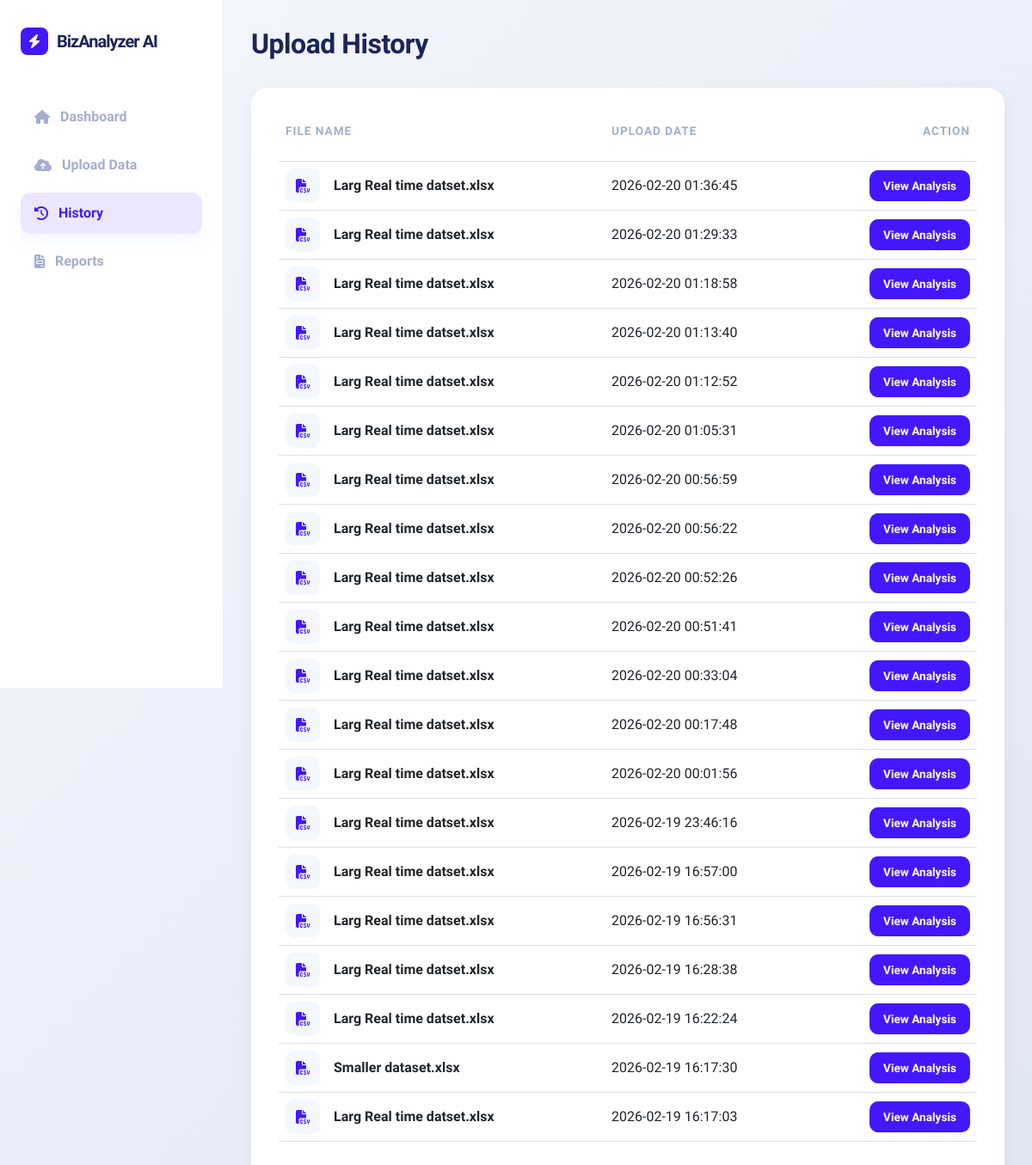
The app's page /history with its own data.
### tables this page shows
CREATE TABLE upload_history (
            id INTEGER PRIMARY KEY AUTOINCREMENT,
            user_id INTEGER,
            file_name TEXT,
            upload_time TIMESTAMP DEFAULT CURRENT_TIMESTAMP
        );

### app.py (the view)
@app.route("/history")
def history():
    user_id = session.get('user_id', 1) # Default to 1 if not logged in (minimal logic)
    conn = get_db_connection()
    history_data = conn.execute('SELECT file_name, upload_time FROM upload_history WHERE user_id = ? ORDER BY upload_time DESC',
                                (user_id,)).fetchall()
    conn.close()
    return render_template("history.html", history=history_data)

### app.py (called while the page is built)
def get_db_connection():
    conn = sqlite3.connect(DB_PATH)
    conn.row_factory = sqlite3.Row
    return conn

### templates/history.html (shortened to what this page needs)
<!DOCTYPE html>
<html lang="en">
<head>
    <link href="https://cdnjs.cloudflare.com/ajax/libs/font-awesome/6.4.0/css/all.min.css" rel="stylesheet">
    <link href="https://cdn.jsdelivr.net/npm/bootstrap@5.3.0/dist/css/bootstrap.min.css" rel="stylesheet">
    <link rel="stylesheet" href="{{ url_for('static', filename='css/style.css') }}">
</head>
<body>
    <aside class="sidebar">
        <div class="sidebar-brand">
            <div class="brand-logo"><i class="fas fa-bolt"></i></div>
            <span class="brand-name">BizAnalyzer AI</span>
        </div>
        <ul class="nav-menu">
            <li class="nav-item">
                <a href="/" class="nav-link">
                    <i class="fas fa-home"></i>
                    <span>Dashboard</span>
                </a>
            </li>
            <li class="nav-item">
                <a href="/" class="nav-link">
                    <i class="fas fa-cloud-upload-alt"></i>
                    <span>Upload Data</span>
                </a>
            </li>
            <li class="nav-item">
                <a href="/history" class="nav-link active">
                    <i class="fas fa-history"></i>
                    <span>History</span>
                </a>
            </li>
            <li class="nav-item">
                <a href="#" class="nav-link">
                    <i class="fas fa-file-invoice"></i>
                    <span>Reports</span>
                </a>
            </li>
        </ul>
    </aside>
    <main class="main-container">
        <h1 class="page-title">Upload History</h1>
        <div class="history-card">
            <div class="table-responsive">
                <table class="table">
                    <thead>
                        <tr>
                            <th>File Name</th>
                            <th>Upload Date</th>
                            <th class="text-end">Action</th>
                        </tr>
                    </thead>
                    <tbody>
                        {% for item in history %}
                        <tr>
                            <td>
                                <div class="d-flex align-items-center gap-3">
                                    <div class="file-icon">
                                        <i class="fas fa-file-csv"></i>
                                    </div>
                                    <span class="fw-bold">{{ item.file_name }}</span>
                                </div>
                            </td>
                            <td>{{ item.upload_time }}</td>
                            <td class="text-end">
                                <button class="btn-view">View Analysis</button>
                            </td>
                        </tr>
                        {% endfor %}
                    </tbody>
                </table>
            </div>
        </div>
    </main>
</body>
</html>

### static/css/style.css (style rules this page uses)
:root { --primary: #4318ff; --primary-light: #707eff; --primary-dark: #2b00ff; --secondary: #6ad2ff; --success: #01b574; --warning: #ffb547; --danger: #ee5d50; --dark: #1b254b; --slate-900: #0b1437; --slate-800: #1b254b; --slate-700: #2b3674; --slate-500: #a3aed0; --slate-400: #cbd5e1; --slate-100: #f4f7fe; --white: #ffffff; --sidebar-width: 290px; --glass-bg: rgba(255, 255, 255, 0.8); --glass-border: rgba(255, 255, 255, 0.3); }
body { font-family: 'Plus Jakarta Sans', 'Inter', sans-serif; background: linear-gradient(135deg, #f4f7fe 0%, #e0e5f2 100%); color: var(--slate-700); overflow-x: hidden; margin: 0; min-height: 100vh; }
.sidebar { width: var(--sidebar-width); height: 100vh; position: fixed; left: 0; top: 0; background: rgba(255, 255, 255, 0.9); backdrop-filter: blur(20px); transition: all 0.4s cubic-bezier(0.4, 0, 0.2, 1); z-index: 1000; border-right: 1px solid rgba(0, 0, 0, 0.05); }
.nav-link { display: flex; align-items: center; gap: 1rem; padding: 0.9rem 1.5rem; color: var(--slate-500); text-decoration: none; border-radius: 14px; margin-bottom: 0.5rem; font-weight: 600; transition: all 0.3s ease; }
.nav-link:hover, .nav-link.active { background: var(--white); color: var(--primary); box-shadow: 0 10px 20px rgba(112, 144, 176, 0.08); }
h1, h2, h3, h4, h5 { color: var(--slate-800); letter-spacing: -0.5px; }

### templates/history.html (style rules this page uses)
:root { --sidebar-width: 260px; --primary-bg: #f4f7fe; --sidebar-bg: #ffffff; --accent: #4318ff; --header-text: #1b2559; --body-text: #a3aed0; --card-bg: #ffffff; }
body { font-family: 'Plus Jakarta Sans', sans-serif; background-color: var(--primary-bg); color: var(--body-text); margin: 0; overflow-x: hidden; }
.sidebar { width: var(--sidebar-width); height: 100vh; position: fixed; left: 0; top: 0; background: var(--sidebar-bg); border-right: 1px solid #f2f4f7; z-index: 1000; padding: 2rem 1.5rem; }
.sidebar-brand { display: flex; align-items: center; gap: 10px; margin-bottom: 3rem; }
.brand-logo { width: 32px; height: 32px; background: var(--accent); border-radius: 8px; display: flex; align-items: center; justify-content: center; color: white; }
.brand-name { font-size: 1.25rem; font-weight: 800; color: var(--header-text); letter-spacing: -1px; }
.nav-menu { list-style: none; padding: 0; margin: 0; }
.nav-link { display: flex; align-items: center; gap: 12px; padding: 0.75rem 1rem; text-decoration: none; color: var(--body-text); border-radius: 12px; font-weight: 600; transition: all 0.2s ease; }
.nav-link.active { background: rgba(67, 24, 255, 0.1); color: var(--accent); }
.main-container { margin-left: var(--sidebar-width); padding: 2rem; }
.page-title { color: var(--header-text); font-weight: 700; font-size: 2rem; margin-bottom: 2rem; }
.history-card { background: var(--card-bg); border-radius: 20px; padding: 2rem; box-shadow: 0 4px 20px rgba(0, 0, 0, 0.05); }
.table { color: var(--header-text); vertical-align: middle; }
.table thead th { border-top: none; color: var(--body-text); font-size: 0.85rem; text-transform: uppercase; letter-spacing: 1px; font-weight: 700; padding-bottom: 1.5rem; }
.file-icon { width: 40px; height: 40px; background: #f4f7fe; border-radius: 10px; display: flex; align-items: center; justify-content: center; color: var(--accent); }
.btn-view { background: var(--accent); color: white; border-radius: 10px; font-weight: 600; font-size: 0.85rem; padding: 0.5rem 1rem; border: none; transition: 0.2s; }

### records on screen
upload_history: file_name "Larg Real time datset.xlsx", upload_time "2026-02-20 01:36:45"
upload_history: file_name "Larg Real time datset.xlsx", upload_time "2026-02-20 01:29:33"
upload_history: file_name "Larg Real time datset.xlsx", upload_time "2026-02-20 01:18:58"
upload_history: file_name "Larg Real time datset.xlsx", upload_time "2026-02-20 01:13:40"
upload_history: file_name "Larg Real time datset.xlsx", upload_time "2026-02-20 01:12:52"
upload_history: file_name "Larg Real time datset.xlsx", upload_time "2026-02-20 01:05:31"
upload_history: file_name "Larg Real time datset.xlsx", upload_time "2026-02-20 00:56:59"
upload_history: file_name "Larg Real time datset.xlsx", upload_time "2026-02-20 00:56:22"
upload_history: file_name "Larg Real time datset.xlsx", upload_time "2026-02-20 00:52:26"
upload_history: file_name "Larg Real time datset.xlsx", upload_time "2026-02-20 00:51:41"
upload_history: file_name "Larg Real time datset.xlsx", upload_time "2026-02-20 00:33:04"
upload_history: file_name "Larg Real time datset.xlsx", upload_time "2026-02-20 00:17:48"
upload_history: file_name "Larg Real time datset.xlsx", upload_time "2026-02-20 00:01:56"
upload_history: file_name "Larg Real time datset.xlsx", upload_time "2026-02-19 23:46:16"
upload_history: file_name "Larg Real time datset.xlsx", upload_time "2026-02-19 16:57:00"
upload_history: file_name "Larg Real time datset.xlsx", upload_time "2026-02-19 16:56:31"
upload_history: file_name "Larg Real time datset.xlsx", upload_time "2026-02-19 16:28:38"
upload_history: file_name "Larg Real time datset.xlsx", upload_time "2026-02-19 16:22:24"
upload_history: file_name "Smaller dataset.xlsx", upload_time "2026-02-19 16:17:30"
upload_history: file_name "Larg Real time datset.xlsx", upload_time "2026-02-19 16:17:03"
